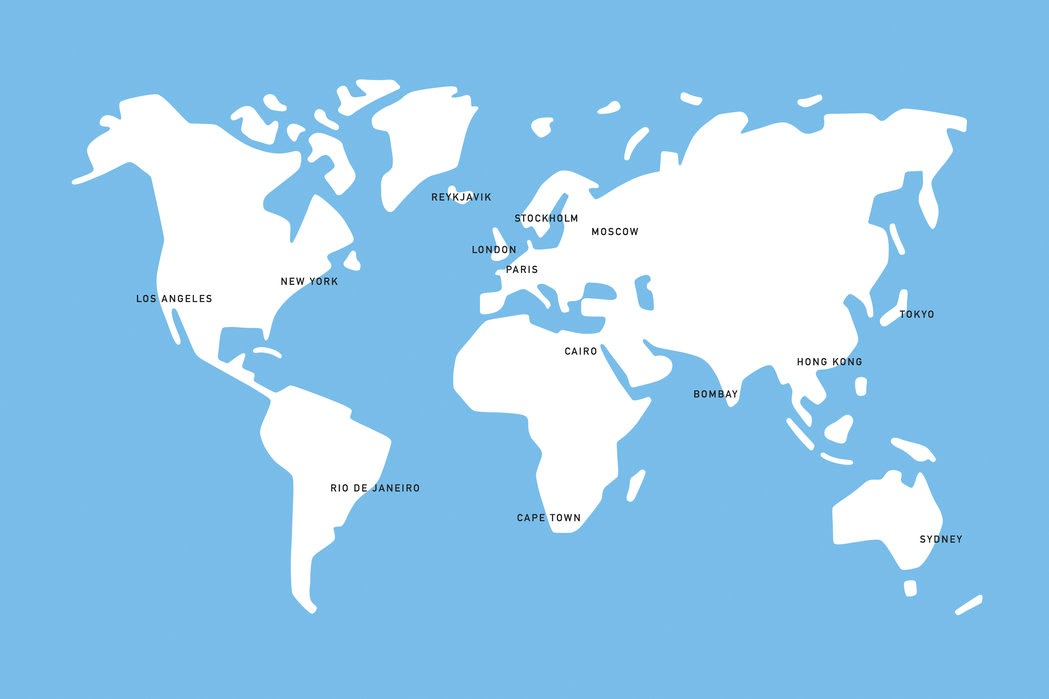
#> input picture risk_analysis/world_map.jpeg, 1049 x 699 px
$ jupyter execute --allow-errors PirateAttackAnalysis.ipynb
#> lines starting #> are read from the running program, lines starting #| are printed output that depends on the picture
[cell 1]
import numpy as np
import pandas as pd

from datetime import datetime
import pytz

import matplotlib.pyplot as plt
import seaborn as sns

from sklearn.cluster import KMeans
from sklearn.metrics import silhouette_samples, silhouette_score

[cell 2]
data2019 = pd.read_csv('./piracy2019.csv', parse_dates = ['Date'])
#> (reads risk_analysis/piracy2019.csv from the repository)
data2020 = pd.read_csv('./piracy2020.csv', parse_dates = ['Date'])
#> (reads risk_analysis/piracy2020.csv from the repository)
data2021 = pd.read_csv('./piracy2021.csv', parse_dates = ['Date'])
#> (reads risk_analysis/piracy2021.csv from the repository)
data = pd.concat([data2019, data2020, data2021], axis = 0).reset_index(drop = True)
data['Vessel'] = data['Vessel'].fillna('Unknown')
data = data.dropna()
print(data.shape)
data.head()

[cell 3]
p_vessels = {
    'General Cargo': 20 / 100,
    'Specialized Cargo': 0.3 / 100,
    'Container': 6 / 100,
    'RoRo Cargo': 1.8 / 100,
    'Dry Bulk Carrier': 12.7 / 100,
    'Liquid Bulk Tanker': 14.7 / 100,
    'LNG Tanker': 2 / 100,
    'LPG Tanker': 0.9 / 100,
    'Passenger Ship': 8 / 100,
    'Offshore Vessel': 9 / 100,
    'Service Vessel': 4 / 100,
    'Tug': 20 / 100,
    'Other': 0.6 / 100
}

p_vessels = {
    'Tug': p_vessels['Tug'],
    'Product Tanker': p_vessels['LPG Tanker'],
    'Bulk Carrier': p_vessels['Dry Bulk Carrier'],
    'LPG Tanker': p_vessels['LPG Tanker'],
    'Crude Oil Tanker': p_vessels['LPG Tanker'],
    'Offshore Tug': p_vessels['Tug'],
    'Vehicle Carrier': p_vessels['RoRo Cargo'],
    'Passenger Boat': p_vessels['Passenger Ship'],
    'Container': p_vessels['Container'],
    'Fishing Vessel': p_vessels['Other'],
    'Research Vessel': p_vessels['Service Vessel'],
    'General Cargo': p_vessels['General Cargo'],
    'Chemical Tanker': p_vessels['Liquid Bulk Tanker'],
    'LNG Tanker': p_vessels['LNG Tanker'],
    'Offshore Supply Ship': p_vessels['Offshore Vessel'],
    'Maintenance Pontoon': p_vessels['Service Vessel'],
    'Tanker': p_vessels['LNG Tanker'] + p_vessels['LPG Tanker'] + p_vessels['Liquid Bulk Tanker'],
    'Yacht': p_vessels['Passenger Ship'],
    'Heavy Load Carrier': p_vessels['Dry Bulk Carrier'],
    'Pleasure Craft': p_vessels['Passenger Ship'],
    'Offshore Support Vessel': p_vessels['Offshore Vessel'],
    'Landing Craft': p_vessels['Other'],
    'Ore Carrier': p_vessels['Dry Bulk Carrier'],
    'Other': p_vessels['Other']
}

def find_vessel_bayes(data, col):
    col_data = data[data[col] != 'Unknown'][col]
    vessel_bayes = {}
    vessel_types = col_data.unique()
    for vessel_type in vessel_types:
        p_vessel_given_pirated = col_data[col_data == vessel_type].shape[0] / data.shape[0]
        p_vessel = p_vessels[vessel_type]
        vessel_bayes[vessel_type] = p_vessel_given_pirated / p_vessel
    return vessel_bayes

[cell 4]
data['Hour'] = data['Date'].apply(lambda x: x.hour)
data['Month'] = data['Date'].apply(lambda x: x.month)

[cell 5]
def find_bayes(data, col):
    col_bayes = {}
    col_types = data[col].unique()
    for col_type in col_types:
        p_col_given_pirated = data[data[col] == col_type].shape[0] / data.shape[0]
        p_col = 1 / len(col_types)
        col_bayes[col_type] = p_col_given_pirated / p_col
    return col_bayes

[cell 6]
X = np.asarray(list(zip(data['lon'].values, data['lat'].values)))

[cell 7]
"""
range_n_clusters = np.arange(2, 10)
for n_clusters in range_n_clusters:

    # Initialize the clusterer with n_clusters value and a random generator
    # seed of 10 for reproducibility.
    clusterer = KMeans(n_clusters=n_clusters, random_state=10)
    cluster_labels = clusterer.fit_predict(X)

    # The silhouette_score gives the average value for all the samples.
    # This gives a perspective into the density and separation of the formed
    # clusters
    silhouette_avg = silhouette_score(X, cluster_labels)
    print("For n_clusters =", n_clusters,
          "The average silhouette_score is :", silhouette_avg)
"""

[cell 8]
n_clusters = 6

clusterer = KMeans(n_clusters = n_clusters, random_state = 10)
cluster_labels = clusterer.fit_predict(X)
data = data.assign(ClusterLabel = cluster_labels)
centroids = clusterer.cluster_centers_
data = data.assign(ClusterLat = data['ClusterLabel'].apply(lambda x: centroids[x][1]))
data = data.assign(ClusterLon = data['ClusterLabel'].apply(lambda x: centroids[x][0]))
data = data.assign(ClusterLatDiff = (data['ClusterLat'] - data['lat']).abs())
data = data.assign(ClusterLonDiff = (data['ClusterLon'] - data['lon']).abs())
data = data.assign(ClusterDist = np.sqrt(data['ClusterLatDiff'] ** 2 + data['ClusterLonDiff'] ** 2))
data = data.drop(['ClusterLatDiff', 'ClusterLonDiff', 'ClusterLat', 'ClusterLon'], axis = 1)

fig, ax = plt.subplots(1, 1, figsize = (20, 20))
color_map = {0: 'red', 1: 'green', 2:'blue', 3: 'cyan', 4: 'purple', 5: 'yellow'}
ax.scatter(data['lon'], data['lat'], c = [color_map[x] for x in cluster_labels], s = 50)
ax.scatter([x[0] for x in centroids], [x[1] for x in centroids], c = 'black', s = 1000, alpha = 0.5)
plt.show()
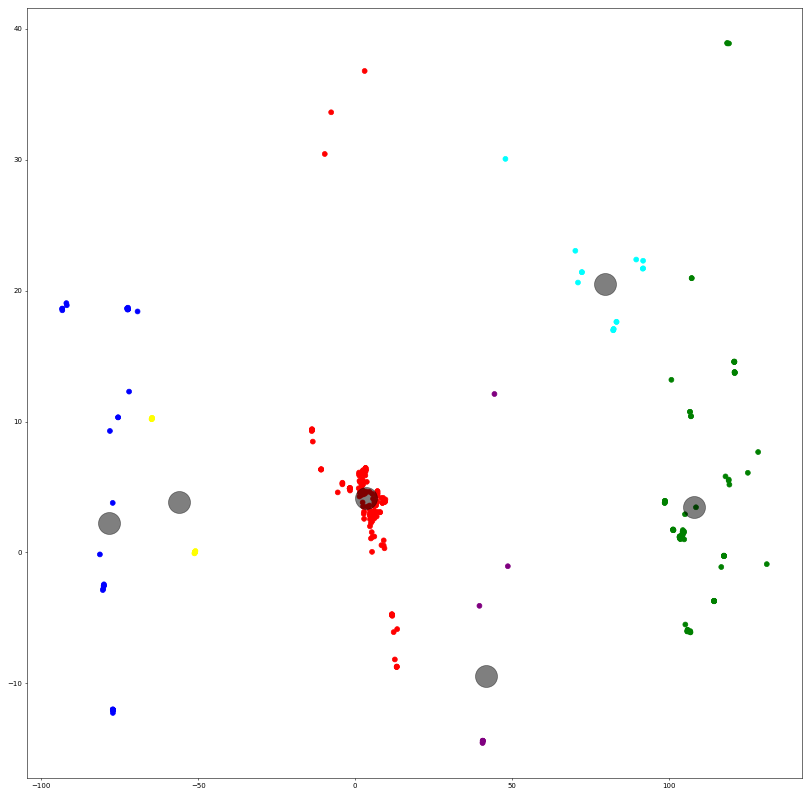
#> figure drawn by matplotlib, 1 panel

[cell 9]
today_date = datetime.utcnow().astimezone(pytz.utc)
data['DaysElapsed'] = data['Date'].apply(lambda x: (today_date - x.astimezone(pytz.utc)).days)

[cell 10]
cluster_count = data.groupby('ClusterLabel')['DaysElapsed'].aggregate('count')
data = data.merge(cluster_count, on = 'ClusterLabel')
data = data.rename({'DaysElapsed_x': 'DaysElapsed', 'DaysElapsed_y': 'ClusterCount'}, axis = 1)

[cell 11]
cluster_min = data.groupby('ClusterLabel')['DaysElapsed'].aggregate('min')
data = data.merge(cluster_min, on = 'ClusterLabel')
data = data.rename({'DaysElapsed_x': 'DaysElapsed', 'DaysElapsed_y': 'ClusterLatestAttack'}, axis = 1)

[cell 12]
cluster_radius = data.groupby('ClusterLabel')['ClusterDist'].aggregate('max')
data = data.merge(cluster_radius, on = 'ClusterLabel')
data = data.rename({'ClusterDist_x': 'ClusterDist', 'ClusterDist_y': 'ClusterRadius'}, axis = 1)
data['ClusterDistPerc'] = data['ClusterDist'] / data['ClusterRadius']

[cell 13]
data['ClusterLabel'] = data.apply(lambda x: x['ClusterLabel'] if x['ClusterDistPerc'] <= 0.8 else -1, axis = 1)
total_area = 180 * 360
cluster_area = data.groupby('ClusterLabel')['ClusterRadius'].aggregate('mean')
cluster_area = cluster_area[cluster_area.index != -1]
safe_area = total_area - (np.pi * cluster_area ** 2).sum()
data['ClusterAreaPerc'] = data.apply(lambda x: (np.pi * x['ClusterRadius'] ** 2) / total_area if x['ClusterLabel'] != -1 else safe_area / total_area, axis = 1)

area_prob = data.groupby('ClusterLabel')['ClusterAreaPerc'].aggregate('mean')

[cell 14]
def find_cluster_bayes(data, col):
    cluster_bayes = {}
    cluster_types = data[col].unique()
    for cluster_type in cluster_types:
        p_cluster_given_pirated = data[data[col] == cluster_type].shape[0] / data.shape[0]
        p_cluster = area_prob.loc[cluster_type]
        cluster_bayes[cluster_type] = p_cluster_given_pirated / p_cluster
    return cluster_bayes

[cell 15]
earliest_attack = (today_date - data['Date'].min().astimezone(pytz.utc)).days
data['ClusterLatestAttack'] = data.apply(lambda x: x['ClusterLatestAttack'] if x['ClusterLabel'] != -1 else earliest_attack, axis = 1)
def categorize_ClusterLatestAttack(x):
    if(x <= 7):
        return 3
    elif(x <= 30):
        return 2
    else:
        return 1
data['LatestAttackWeight'] = data['ClusterLatestAttack'].apply(categorize_ClusterLatestAttack)

[cell 16]
def find_weighted_cluster_bayes(data, col):
    cluster_bayes = {}
    cluster_types = data[col].unique()
    for cluster_type in cluster_types:
        p_cluster_given_pirated = data[data[col] == cluster_type]['LatestAttackWeight'].sum() / data['LatestAttackWeight'].sum()
        p_cluster = area_prob.loc[cluster_type]
        cluster_bayes[cluster_type] = p_cluster_given_pirated / p_cluster
    return cluster_bayes

[cell 17]
vessel_bayes = find_vessel_bayes(data, 'Vessel')
hour_bayes = find_bayes(data, 'Hour')
month_bayes = find_bayes(data, 'Month')
cluster_bayes = find_cluster_bayes(data, 'ClusterLabel')
weighted_cluster_bayes = find_weighted_cluster_bayes(data, 'ClusterLabel')

[cell 18]
fig, ax = plt.subplots(1, 3, figsize = (20, 5), sharey = True)
ax[0].bar(vessel_bayes.keys(), vessel_bayes.values())
ax[0].tick_params(rotation = 90)
ax[0].set_ylabel("Risk Factor")
ax[0].set_xlabel("Vessel Type")
ax[1].bar(hour_bayes.keys(), hour_bayes.values())
ax[1].tick_params(rotation = 90)
ax[1].set_xlabel("Hour (24h format)")
ax[2].bar(month_bayes.keys(), month_bayes.values())
ax[2].tick_params(rotation = 90)
ax[2].set_xlabel("Month")
plt.subplots_adjust(wspace = 0.1)
plt.show()
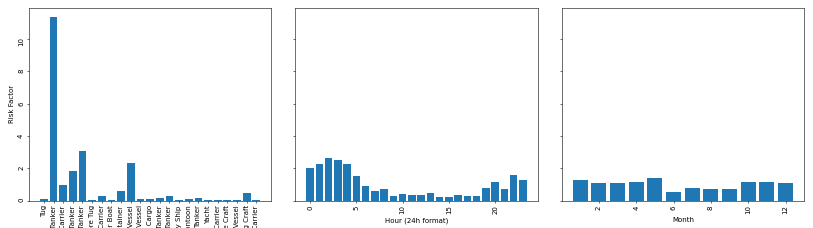
#> figure drawn by matplotlib, 3 panels; panel 1: tallest bar 11.36 high, from x = 0.6 to 1.4

fig, ax = plt.subplots(1, 2, figsize = (15, 5), sharey = True)
ax[0].bar(cluster_bayes.keys(), cluster_bayes.values())
ax[0].tick_params(rotation = 90)
ax[0].set_ylabel("Risk Factor")
ax[0].set_xlabel("Cluster")
ax[1].bar(weighted_cluster_bayes.keys(), weighted_cluster_bayes.values())
ax[1].tick_params(rotation = 90)
ax[1].set_xlabel("Time-weighted Cluster")
plt.subplots_adjust(wspace = 0.1)
plt.show()
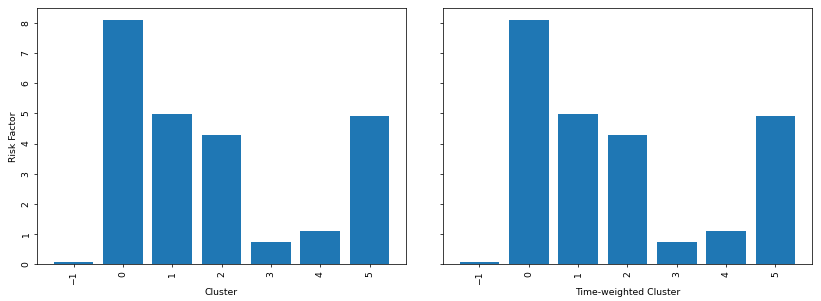
#> figure drawn by matplotlib, 2 panels; panel 1: tallest bar 8.1 high, from x = -0.4 to 0.4

[cell 19]
def get_risk_score(sample_input):
    sample_cluster = clusterer.predict([[sample_input['Lon'], sample_input['Lat']]])[0]
    sample_cluster_centroid = centroids[sample_cluster]

    def find_cluster_dist_perc(x1, y1, x2, y2, cluster_label):
        sample_cluster_dist = np.sqrt((x1 - x2) ** 2 + (y1 - y2) ** 2)
        sample_cluster_radius = cluster_radius.loc[cluster_label]
        return sample_cluster_dist / sample_cluster_radius

    sample_cluster_dist_perc = find_cluster_dist_perc(sample_input['Lon'], sample_input['Lat'], sample_cluster_centroid[0], sample_cluster_centroid[1], sample_cluster)
    if(sample_cluster_dist_perc > 0.8):
        sample_cluster = -1

    sample_vessel_bayes = vessel_bayes[sample_input['Vessel']]
    sample_hour_bayes = hour_bayes[sample_input['Hour']]
    sample_month_bayes = month_bayes[sample_input['Month']]
    sample_weighted_cluster_bayes = weighted_cluster_bayes[sample_cluster]

    final_score = sample_vessel_bayes * sample_hour_bayes * sample_month_bayes * sample_weighted_cluster_bayes

    return final_score, sample_vessel_bayes, sample_hour_bayes, sample_month_bayes, sample_weighted_cluster_bayes

# Global Risk Map

### Inputs: Vessel Type, Hour & Month
### Outputs: Risk Map

[cell 20]
sample_input = {
    'Vessel': 'Product Tanker',
    'Hour': 3,
    'Month': 5
}

from tqdm.notebook import tqdm

earth_grid = np.zeros((180, 360))

lat_range = np.arange(-90, 90)
lon_range = np.arange(-180, 180)
#> (the rest of this cell did not finish here and is left out)

[cell 21]
img = plt.imread('./world_map.jpeg')
#> img is the input picture: shape (699, 1049, 3); mean R, G, B 151.8, 203.1, 237.3
fig, ax = plt.subplots(1, 1, figsize = (20, 10))
ax.imshow(img[::-1, :, :], extent = [0, 360, 0, 180])
#> (the rest of this cell did not finish here and is left out)

# Journey Risk Analyzer

### Inputs: Vessel Type, Month, Journey coordinates, Approx. Journey Time (in hours), Journey Start Hour
### Outputs: Risk Time Series along the journey coordinates

[cell 22]
sample_input = {
    'Vessel': 'Product Tanker',
    'Month': 5
}

journey = [
          [
            75.41015624999999,
            12.211180191503997
          ],
          [
            46.05468749999999,
            -37.020098201368114
          ],
          [
            9.31640625,
            -38.685509760012
          ],
          [
            -1.23046875,
            5.441022303717974
          ]
        ]
journey_time = 24
start_time = 17

[cell 23]
def find_line_dist(point1, point2):
    return np.sqrt((point1[0] - point2[0]) ** 2 + (point1[1] - point2[1]) ** 2)

total_dist = np.sum([find_line_dist(journey[x], journey[x + 1]) for x in range(len(journey) - 1)])

timepoints = [x % 24 for x in np.arange(start_time + 1, start_time + journey_time - 1)]
linepoints = np.linspace(total_dist / journey_time, total_dist, num = journey_time - 1)
line_diff = linepoints[0]

risk_scores = {}
finished_line_dist = 0
line_idx = 0
line_length = find_line_dist(journey[line_idx], journey[line_idx + 1])
for checkpoint_num in range(journey_time - 2):
    if(linepoints[checkpoint_num] - finished_line_dist > line_length):
        finished_line_dist += line_length
        line_idx += 1
        line_length = find_line_dist(journey[line_idx], journey[line_idx + 1])
    lon = journey[line_idx][0] + (journey[line_idx + 1][0] - journey[line_idx][0]) * (linepoints[checkpoint_num] - finished_line_dist) / line_length
    lat = journey[line_idx][1] + (journey[line_idx + 1][1] - journey[line_idx][1]) * (linepoints[checkpoint_num] - finished_line_dist) / line_length
    sample_input['Hour'] = timepoints[checkpoint_num]
    sample_input['Lat'] = lat
    sample_input['Lon'] = lon
    risk_score, c1, c2, c3, c4 = get_risk_score(sample_input)
    risk_scores[checkpoint_num] = {}
    risk_scores[checkpoint_num]['hour'] = timepoints[checkpoint_num]
    risk_scores[checkpoint_num]['lat'] = lat
    risk_scores[checkpoint_num]['lon'] = lon
    risk_scores[checkpoint_num]['risk'] = risk_score
    risk_scores[checkpoint_num]['remaining'] = finished_line_dist
    risk_scores[checkpoint_num]['c1'] = c1
    risk_scores[checkpoint_num]['c2'] = c2
    risk_scores[checkpoint_num]['c3'] = c3
    risk_scores[checkpoint_num]['c4'] = c4

risk_scores = pd.DataFrame.from_dict(risk_scores).transpose()

fig, ax = plt.subplots(3, 1, figsize = (10, 25))
ax[0].scatter(risk_scores['lon'], risk_scores['lat'])
ax[0].plot([x[0] for x in journey], [x[1] for x in journey])
ax[0].grid('on')
ax[0].set_xlabel("Longitude")
ax[0].set_ylabel("Latitude")
ax[0].set_title("Checkpoints Used for Risk Analysis", fontsize = 15)
ax[1].plot(risk_scores['risk'])
ax[1].set_xticks(np.arange(journey_time - 2))
ax[1].set_xticklabels(risk_scores['hour'].astype(int), rotation = 90)
ax[1].set_xlabel("Hour")
ax[1].set_ylabel("Risk")
ax[1].set_ylim(0, 500)
ax[1].set_title("Risk Time Series", fontsize = 15)
ax[2].plot(risk_scores['c1'], color = 'red', label = 'Vessel Factor')
ax[2].plot(risk_scores['c2'], color = 'blue', label = 'Hour Factor')
ax[2].plot(risk_scores['c3'], color = 'green', label = 'Month Factor')
ax[2].plot(risk_scores['c4'], color = 'yellow', label = 'Cluster Factor')
ax[2].set_xticks(np.arange(journey_time - 2))
ax[2].set_xticklabels(risk_scores['hour'].astype(int), rotation = 90)
ax[2].set_xlabel("Hour")
ax[2].set_ylabel("Risk Components")
ax[2].set_ylim(0, 20)
ax[2].legend(loc = 'best')
ax[2].set_title("Risk Components Analysis", fontsize = 15)
plt.show()
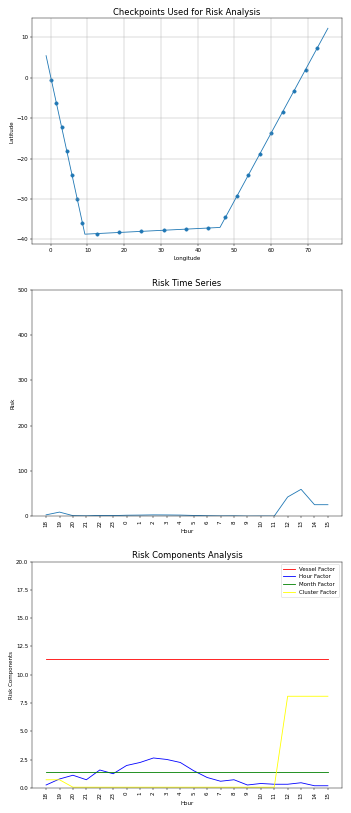
#> figure drawn by matplotlib, 3 panels; panel 2: curve peaks at x = 19, y = 59.45; panel 3: curve peaks at x = 8, y = 2.65
